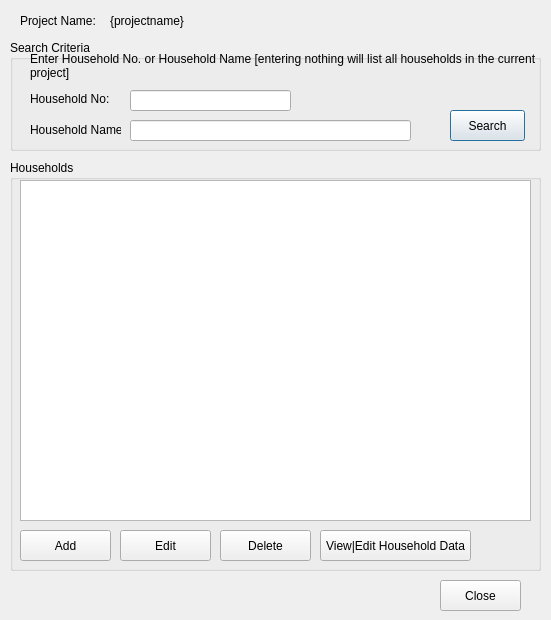
<?xml version="1.0" encoding="UTF-8"?>
<ui version="4.0">
 <class>FindHouseholdResults</class>
 <widget class="QDialog" name="FindHouseholdResults">
  <property name="geometry">
   <rect>
    <x>0</x>
    <y>0</y>
    <width>551</width>
    <height>620</height>
   </rect>
  </property>
  <property name="minimumSize">
   <size>
    <width>548</width>
    <height>620</height>
   </size>
  </property>
  <property name="windowTitle">
   <string>Household Search Results</string>
  </property>
  <widget class="QGroupBox" name="groupBox">
   <property name="geometry">
    <rect>
     <x>10</x>
     <y>40</y>
     <width>531</width>
     <height>111</height>
    </rect>
   </property>
   <property name="title">
    <string>Search Criteria</string>
   </property>
   <widget class="QLabel" name="label">
    <property name="geometry">
     <rect>
      <x>20</x>
      <y>50</y>
      <width>81</width>
      <height>18</height>
     </rect>
    </property>
    <property name="text">
     <string>Household No:</string>
    </property>
   </widget>
   <widget class="QLineEdit" name="txtHouseholdNo">
    <property name="geometry">
     <rect>
      <x>120</x>
      <y>50</y>
      <width>161</width>
      <height>21</height>
     </rect>
    </property>
   </widget>
   <widget class="QLabel" name="label_2">
    <property name="geometry">
     <rect>
      <x>20</x>
      <y>80</y>
      <width>91</width>
      <height>20</height>
     </rect>
    </property>
    <property name="text">
     <string>Household Name:</string>
    </property>
   </widget>
   <widget class="QLineEdit" name="txtHouseholdName">
    <property name="geometry">
     <rect>
      <x>120</x>
      <y>80</y>
      <width>281</width>
      <height>21</height>
     </rect>
    </property>
   </widget>
   <widget class="QPushButton" name="cmdSearch">
    <property name="geometry">
     <rect>
      <x>440</x>
      <y>70</y>
      <width>75</width>
      <height>31</height>
     </rect>
    </property>
    <property name="text">
     <string>Search</string>
    </property>
   </widget>
   <widget class="QLabel" name="label_4">
    <property name="geometry">
     <rect>
      <x>20</x>
      <y>10</y>
      <width>511</width>
      <height>31</height>
     </rect>
    </property>
    <property name="text">
     <string>Enter Household No. or Household Name [entering nothing will list all households in the current project]</string>
    </property>
    <property name="wordWrap">
     <bool>true</bool>
    </property>
   </widget>
  </widget>
  <widget class="QGroupBox" name="groupBox_2">
   <property name="geometry">
    <rect>
     <x>10</x>
     <y>160</y>
     <width>531</width>
     <height>411</height>
    </rect>
   </property>
   <property name="title">
    <string>Households</string>
   </property>
   <widget class="QTableView" name="tblResults">
    <property name="geometry">
     <rect>
      <x>10</x>
      <y>20</y>
      <width>511</width>
      <height>341</height>
     </rect>
    </property>
   </widget>
   <widget class="QPushButton" name="cmdEdit">
    <property name="geometry">
     <rect>
      <x>110</x>
      <y>370</y>
      <width>91</width>
      <height>31</height>
     </rect>
    </property>
    <property name="text">
     <string>Edit</string>
    </property>
   </widget>
   <widget class="QPushButton" name="cmdDel">
    <property name="geometry">
     <rect>
      <x>210</x>
      <y>370</y>
      <width>91</width>
      <height>31</height>
     </rect>
    </property>
    <property name="text">
     <string>Delete</string>
    </property>
   </widget>
   <widget class="QPushButton" name="cmdAdd">
    <property name="geometry">
     <rect>
      <x>10</x>
      <y>370</y>
      <width>91</width>
      <height>31</height>
     </rect>
    </property>
    <property name="text">
     <string>Add</string>
    </property>
   </widget>
   <widget class="QPushButton" name="cmdData">
    <property name="geometry">
     <rect>
      <x>310</x>
      <y>370</y>
      <width>151</width>
      <height>31</height>
     </rect>
    </property>
    <property name="text">
     <string>View|Edit Household Data</string>
    </property>
   </widget>
  </widget>
  <widget class="QLabel" name="label_3">
   <property name="geometry">
    <rect>
     <x>20</x>
     <y>10</y>
     <width>81</width>
     <height>21</height>
    </rect>
   </property>
   <property name="text">
    <string>Project Name:</string>
   </property>
  </widget>
  <widget class="QLabel" name="lblProjectName">
   <property name="geometry">
    <rect>
     <x>110</x>
     <y>10</y>
     <width>431</width>
     <height>21</height>
    </rect>
   </property>
   <property name="text">
    <string>{projectname}</string>
   </property>
  </widget>
  <widget class="QPushButton" name="cmdClose">
   <property name="geometry">
    <rect>
     <x>440</x>
     <y>580</y>
     <width>81</width>
     <height>31</height>
    </rect>
   </property>
   <property name="text">
    <string>Close</string>
   </property>
  </widget>
 </widget>
 <resources/>
 <connections/>
</ui>
